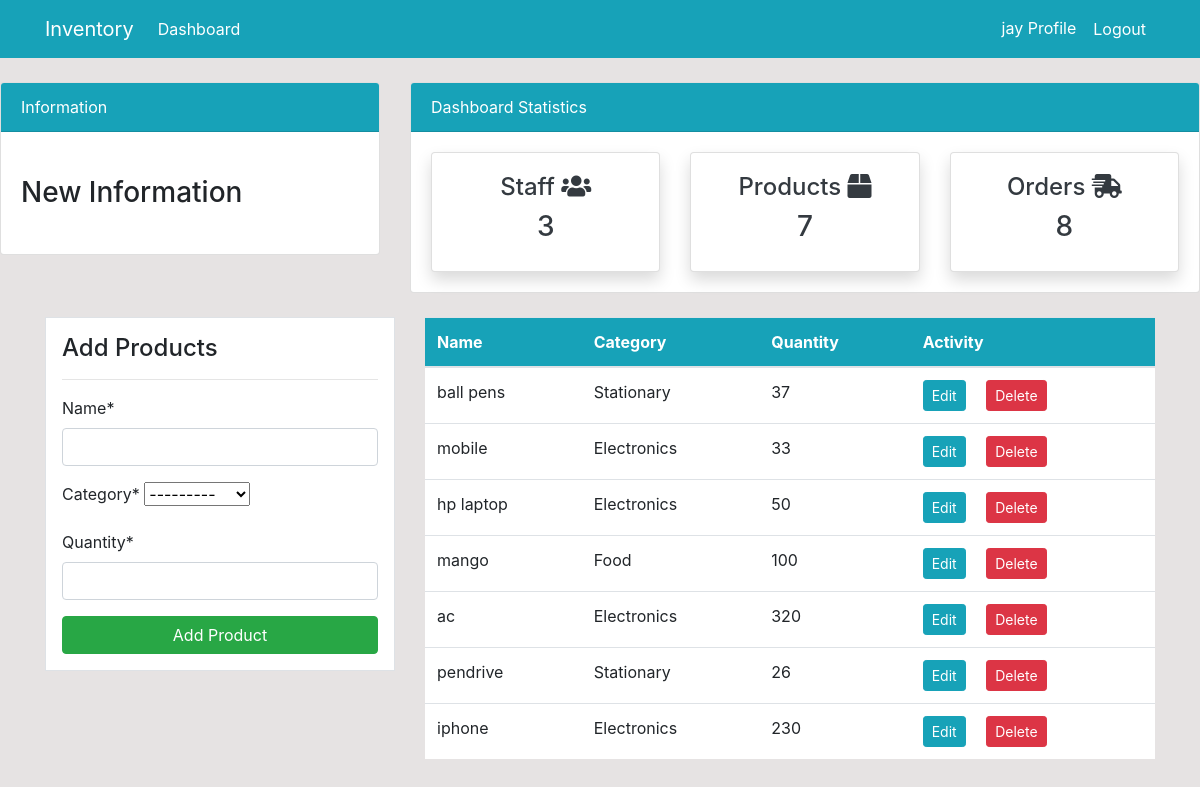
Screenshot of /products/ (signed in) with the database file from the repository.
### dashboard/models.py (models this page shows, shortened)
class Product(models.Model):
    name = models.CharField(max_length=100, null=True)
    quantity = models.PositiveIntegerField(null=True)
    category = models.CharField(max_length=50, choices=CATEGORY, null=True)
    class Meta:
        verbose_name_plural = 'Product'

### dashboard/views.py (the view)
# urls.py: path('products/', views.products, name='dashboard-products'),
@login_required
def products(request):
    items = Product.objects.all()
    product_count = items.count()
    workers_count = User.objects.all().count()
    orders_count = Order.objects.all().count()
    if request.method == 'POST':
        form = ProductForm(request.POST)
        if form.is_valid():
            form.save()
            product_name = form.cleaned_data.get('name')
            messages.success(request, f'{product_name} has been added')
            return redirect('dashboard-products')
    else:
        form = ProductForm()
    context = {
        'items': items,
        'form': form,
        'workers_count' : workers_count,
        'orders_count' : orders_count,
        'product_count' : product_count
    }
    return render(request, 'dashboard/products.html', context)

### dashboard/forms.py
class ProductForm(forms.ModelForm):
    class Meta:
        model = Product
        fields = ['name', 'category', 'quantity']

### templates/dashboard/products.html (shortened to what this page needs)
{% extends 'partials/base.html' %}
{% load crispy_forms_tags %}
{%block content %}
    {% include 'partials/topnav.html' %}
    <div class="container">
        <div class="row my-4">
            <div class="col-md-4">
                <div class="border bg-white p-3">
                    <h4>Add Products</h4>
                    <hr>
                    <form method="POST">
                        {{ form|crispy }}
                        <input class="btn btn-success btn-block" type="submit" value="Add Product">
                    </form>
                </div>
            </div>
            <div class="col-md-8">
                <table class="table bg-white">
                    <thead class="bg-info">
                        <tr class="text-white">
                            <th scope="col">Name</th>
                            <th scope="col">Category</th>
                            <th scope="col">Quantity</th>
                            <th scope="col">Activity</th>
                        </tr>
                    </thead>
                    <tbody>
                        {% for item in items %}
                        <tr>
                                <td>{{ item.name }}</td>
                                <td>{{ item.category }}</td>
                                <td>{{ item.quantity }}</td>
                            <td>
                                <a class="btn btn-info btn-sm mr-2"
                                    href="{% url 'dashboard-products-update' item.id %}">Edit</a>
                                <a class="btn btn-danger btn-sm ml-2"
                                    href="{% url 'dashboard-products-delete' item.id %}">Delete</a>
                            </td>
                        </tr>
                        {% endfor %}
                    </tbody>
                </table>
            </div>
        </div>
    </div>
{% endblock %}

### templates/partials/nav.html (shortened to what this page needs)
<nav class="navbar navbar-expand-lg navbar-info bg-info">
  <div class="container">
    {% if user.is_authenticated %}
    <a class="navbar-brand text-white" href="{% url 'dashboard-index' %}"
      >Inventory</a
    >
    <div class="collapse navbar-collapse" id="navbarSupportedContent">
      <ul class="navbar-nav mr-auto">
        <li class="nav-item active">
          <a class="nav-link text-white" href="{% url 'dashboard-index' %}"
            >Dashboard <span class="sr-only">(current)</span></a
          >
        </li>
      </ul>
      <ul class="navbar-nav ml-auto">
        <li class="nav-item active">
          <a class="nav-link text-white" href="{% url 'user-profile' %}"
            >{{ user.username }} Profile <span class="sr-only">(current)</span></a
          >
        </li>
        <li class="nav-item">
          <form method="post" action="{% url 'user-logout' %}">
            <button
              type="submit"
              class="btn btn-link nav-link text-white"
            >
              Logout
            </button>
          </form>
        </li>
      </ul>
      {% endif %}
    </div>
  </div>
</nav>

### static/style.css (style rules this page uses)
body { background: rgb(230, 227, 227); }

### rows the page displays
Product: name "ball pens", category "Stationary", quantity "37"
Product: name "mobile", category "Electronics", quantity "33"
Product: name "hp laptop", category "Electronics", quantity "50"
Product: name "mango", category "Food", quantity "100"
Product: name "ac", category "Electronics", quantity "320"
Product: name "pendrive", category "Stationary", quantity "26"
Product: name "iphone", category "Electronics", quantity "230"

### other values shown
{{ user.username }} "jay"
{{ workers_count }} "3"
{{ product_count }} "7"
{{ orders_count }} "8"
